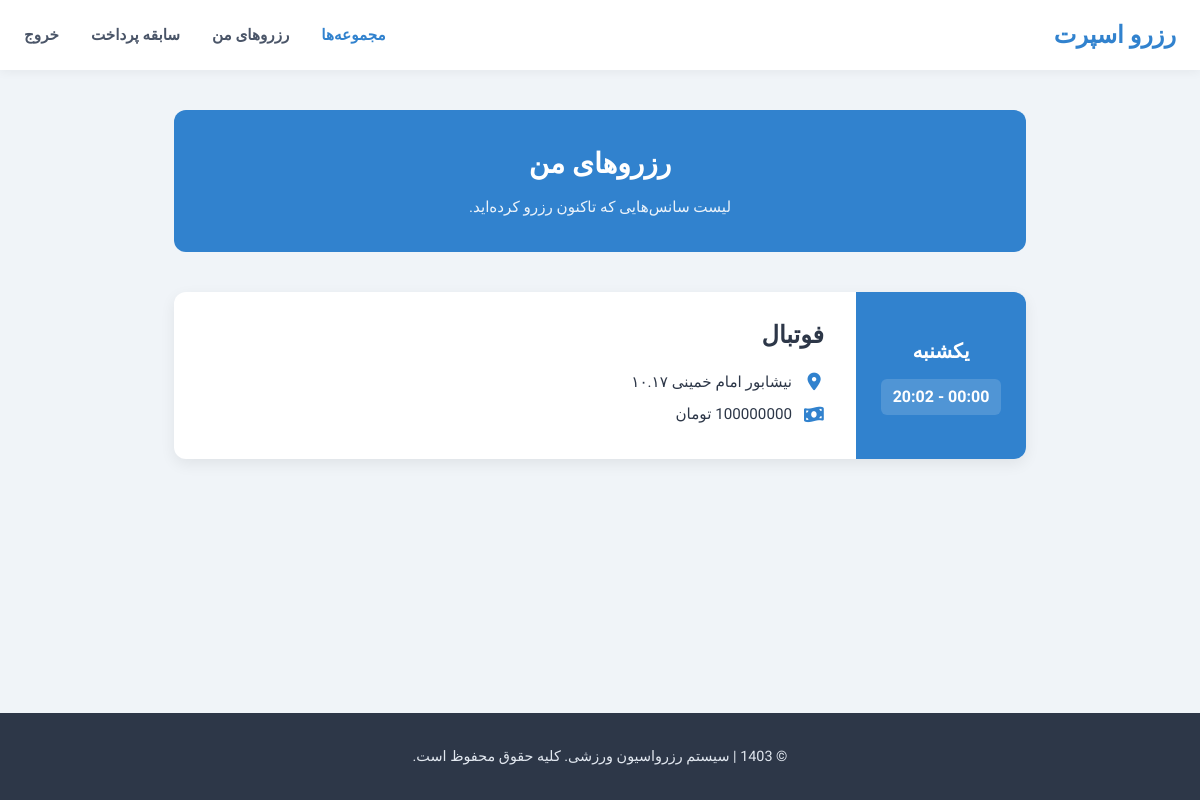
The page /history/ (signed in) on the database as committed earlier.
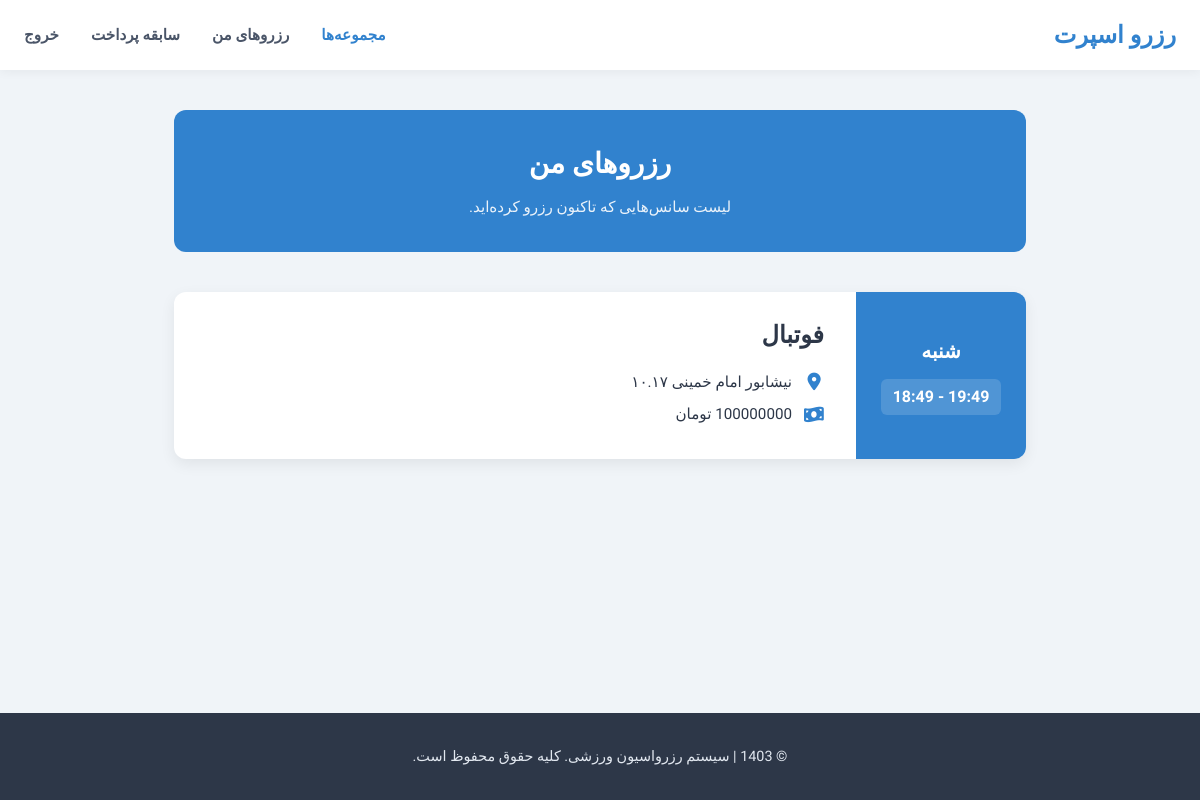
The same page on the database as committed later.
### fit/models.py (models this page shows, shortened)
class Reservation(models.Model):
    time_slot = models.ForeignKey(TimeSlot, on_delete=models.CASCADE)
    gym = models.ForeignKey(Gym, on_delete=models.CASCADE)
    user = models.ForeignKey(MyUser, on_delete=models.CASCADE)
    is_pey = models.BooleanField(default=False, verbose_name="پرداخت")
    created_jalali = jmodels.jDateTimeField(auto_now_add=True, verbose_name="تاریخ و زمان ساخت")
    contract = models.BooleanField(default=False, verbose_name="وضعیت قرار داد")
    class Meta:
        verbose_name = "رزرو"
        verbose_name_plural = "رزروها"

class TimeSlot(models.Model):
    DAYS_OF_WEEK = [
        (0, 'شنبه'),
        (1, 'یکشنبه'),
        (2, 'دوشنبه'),
        (3, 'سه شنبه'),
        (4, 'چهارشنبه'),
        (5, 'پنجشنبه'),
        (6, 'جمعه'),
    ]
    gym = models.ForeignKey(Gym, on_delete=models.CASCADE, related_name='timeslots')
    day_of_week = models.IntegerField(choices=DAYS_OF_WEEK, verbose_name="روز های هفته")
    start_time = models.TimeField(verbose_name="ساعت شروع")
    end_time = models.TimeField(verbose_name="ساعت پایان")
    is_available = models.BooleanField(default=True, verbose_name="وضعیت")
    date = jmodels.jDateField(verbose_name="تاریخ شمسی")
    class Meta:
        ordering = ['date', 'start_time']
        verbose_name = "تایم های رزرو"
        verbose_name_plural = "تایم رزرو"

class Gym(models.Model):
    name = models.CharField(max_length=150, blank=False, null=False, verbose_name="نام")
    slug = models.CharField(max_length=150, unique=True, blank=False, null=False, verbose_name="عنوان")
    address = models.CharField(max_length=150, verbose_name="آدرس")
    description = models.TextField(verbose_name="توضیحات")
    price = models.CharField(max_length=150, verbose_name="قیمت")
    created_jalali = jmodels.jDateTimeField(auto_now_add=True, verbose_name="زمان ساخت پست")
    contract_text = models.TextField(blank=False, null=False, verbose_name="متن قرار داد")
    class Meta:
        verbose_name = "ساختمان"
        verbose_name_plural = "ساختمان ها"

### fit/views.py (the view)
# urls.py: path('history/', views.history, name='history'),
@login_required(login_url="/login/")
def history(request):
    reservations = Reservation.objects.filter(user=request.user, is_pey=True)
    return render(request , 'history/history.html' , {'reservations':reservations})

### fit/templates/history/history.html (shortened to what this page needs)
<!DOCTYPE html>
<html lang="fa" dir="rtl">
<head>
    <link rel="stylesheet" href="https://cdnjs.cloudflare.com/ajax/libs/font-awesome/6.5.1/css/all.min.css">
</head>
<body>
{% include 'header/header.html' %}
    <main>
        <div class="container">
            <div class="page-hero">
                <h1>رزروهای من</h1>
                <p>لیست سانس‌هایی که تاکنون رزرو کرده‌اید.</p>
            </div>
            <div class="reservation-list">
                {% for reservations in reservations %}
                <div class="reservation-card">
                    <div class="reservation-card-datetime">
                        <span class="day">{{ reservations.time_slot.get_day_of_week_display }}</span>
                        <span class="time">
                            {{ reservations.time_slot.start_time|time:"H:i" }} - {{ reservations.time_slot.end_time|time:"H:i" }}
                        </span>
                    </div>
                    <div class="reservation-card-details">
                        <h2>{{ reservations.gym.name }}</h2>
                        <div class="detail-item">
                            <i class="fas fa-map-marker-alt"></i>
                            <span>{{ reservations.gym.address }}</span>
                        </div>
                        <div class="detail-item">
                            <i class="fas fa-money-bill-wave"></i>
                            <span>{{ reservations.gym.price }} تومان</span>
                        </div>
                    </div>
                </div> {% empty %}
                <div class="empty-state">
                    <p>شما هنوز هیچ سانسی رزرو نکرده‌اید.</p>
                </div>
                {% endfor %}
            </div> </div> </main>
    <footer class="main-footer">
        <div class="container">
            <p>© 1403 | سیستم رزرواسیون ورزشی. کلیه حقوق محفوظ است.</p>
        </div>
    </footer>
</body>
</html>

### fit/templates/header/header.html (shortened to what this page needs)
{% load static %}
<header class="main-header">
        <div class="container">
            <a href="/" class="header-logo">رزرو اسپرت</a>
            <nav class="main-nav">
                <ul>
                    <li><a href="{% url 'fit:gym_list' %}" class="active">مجموعه‌ها</a></li>
                    <li><a href="{% url 'fit:user_reservations' %}">رزروهای من</a></li>
                    <li><a href="{% url 'fit:history' %}"> سابقه پرداخت</a></li>
                    <li><a href="{% url 'fit:logout' %}"> خروج</a></li>
                </ul>
            </nav>
        </div>
    </header>

### fit/templates/history/history.html (style rules this page uses)
:root { --primary-color: #3182ce; --primary-hover: #2b6cb0; --light-gray: #f0f4f8; --text-dark: #2d3748; --text-light: #718096; --border-color: #e2e8f0; }
* { box-sizing: border-box; margin: 0; padding: 0; }
html { height: 100%; }
body { font-family: 'Vazirmatn', -apple-system, BlinkMacSystemFont, "Segoe UI", Roboto, "Helvetica Neue", Arial, sans-serif; background-color: var(--light-gray); direction: rtl; color: #333; line-height: 1.6; display: flex; flex-direction: column; min-height: 100%; }
main { flex-grow: 1; }
.container { width: 100%; max-width: 900px; margin: 0 auto; padding: 0 1.5rem; }
.main-header { background-color: #ffffff; box-shadow: 0 2px 10px rgba(0, 0, 0, 0.05); padding: 1rem 0; width: 100%; }
.main-header .container { display: flex; justify-content: space-between; align-items: center; padding-top: 0; padding-bottom: 0; max-width: 1200px; }
.header-logo { font-size: 1.5rem; font-weight: 700; color: var(--primary-color); text-decoration: none; }
.main-nav ul { list-style: none; display: flex; gap: 2rem; }
.main-nav a { text-decoration: none; color: #4a5568; font-weight: 600; font-size: 0.95rem; transition: color 0.3s ease; }
.main-nav a:hover, .main-nav a.active { color: var(--primary-color); }
.main-footer { background-color: var(--text-dark); color: #e2e8f0; padding: 2rem 0; text-align: center; font-size: 0.9rem; margin-top: auto; }
.main-footer .container { padding-top: 0; padding-bottom: 0; }
.page-hero { background-color: var(--primary-color); color: #ffffff; padding: 2rem; border-radius: 12px; margin: 2.5rem auto; text-align: center; }
.page-hero h1 { font-weight: 700; font-size: 1.75rem; margin-bottom: 0.5rem; }
.page-hero p { font-size: 0.95rem; opacity: 0.9; }
.reservation-list { display: flex; flex-direction: column; gap: 1.5rem; padding-bottom: 3rem; }
.reservation-card { background-color: #ffffff; border-radius: 12px; box-shadow: 0 5px 15px rgba(0, 0, 0, 0.07); overflow: hidden; display: flex; transition: transform 0.3s ease, box-shadow 0.3s ease; }
.reservation-card-datetime { background-color: var(--primary-color); color: #ffffff; padding: 1.5rem; text-align: center; min-width: 170px; display: flex; flex-direction: column; align-items: center; justify-content: center; }
.reservation-card-datetime .day { font-size: 1.25rem; font-weight: 700; }
.reservation-card-datetime .time { font-size: 1rem; font-weight: 600; background: rgba(255, 255, 255, 0.15); padding: 5px 12px; border-radius: 6px; direction: ltr; }
.reservation-card-details { padding: 1.5rem 2rem; flex-grow: 1; }
.reservation-card-details h2 { font-size: 1.5rem; font-weight: 700; color: var(--text-dark); margin-bottom: 1rem; }
.reservation-card-details .detail-item { display: flex; align-items: center; font-size: 0.95rem; color: var(--text-light); margin-bottom: 0.5rem; }
.reservation-card-details .detail-item i { width: 20px; margin-left: 0.75rem; font-size: 1.1rem; text-align: center; color: var(--primary-color); }
.reservation-card-details .detail-item span { color: var(--text-dark); }

### fit/templates/header/header.html (style rules this page uses)
.main-header { background-color: #ffffff; box-shadow: 0 2px 10px rgba(0, 0, 0, 0.05); padding: 1rem 0; width: 100%; }
.main-header .container { display: flex; justify-content: space-between; align-items: center; }
.header-logo { font-size: 1.5rem; font-weight: 700; color: #3182ce; text-decoration: none; }
.main-nav ul { list-style: none; display: flex; gap: 2rem; }
.main-nav a { text-decoration: none; color: #4a5568; font-weight: 600; font-size: 0.95rem; transition: color 0.3s ease; }
.main-nav a:hover, .main-nav a.active { color: #3182ce; }

Rows that differ between the two databases and show on the page:
removed Reservation: time_slot.day_of_week "یکشنبه", time_slot.start_time "20:02", time_slot.end_time "00:00", gym.name "فوتبال", gym.address "نیشابور امام خمینی ۱۰.۱۷"
added Reservation: time_slot.day_of_week "شنبه", time_slot.start_time "18:49", time_slot.end_time "19:49", gym.name "فوتبال", gym.address "نیشابور امام خمینی ۱۰.۱۷"
